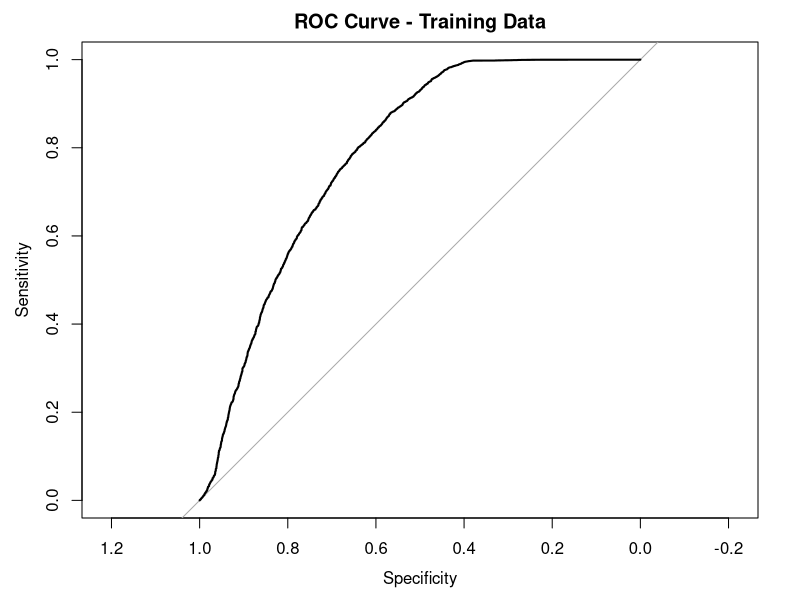

Write R code to recreate this figure.
## ---- chunk 1
knitr::opts_chunk$set(echo = TRUE)
## ---- chunk 2
library(tidyverse)
library(ggplot2)
library(car)
library(MASS)
library(caret)
library(dplyr)

inst_clean <- read_csv("./inst_clean.csv") %>% 
  dplyr::select(-TRUST)

set.seed(12345)  
training_pct <- 0.8
Z <- sample(nrow(inst_clean), floor(training_pct*nrow(inst_clean)))
inst.training <- inst_clean[Z, ]
inst.testing <- inst_clean[-Z, ]
c(nrow(inst_clean), nrow(inst.training), nrow(inst.testing))
## ---- chunk 3
commercial_bank_categories <- c("N", "NM", "SM", "NC")

inst.training$CommercialBank <- ifelse(inst.training$BKCLASS %in% commercial_bank_categories, 1, 0)
print(inst.training)
## ---- chunk 4
inst.testing$CommercialBank <- ifelse(inst.testing$BKCLASS %in% commercial_bank_categories, 1, 0)
print(inst.testing)
## ---- chunk 5
# predicting whether or not the bank is a commericial bank or not

logit_inst <- glm(CommercialBank ~ ASSET + DEP + DEPDOM + EQ + NETINC + ROA + ROAPTX + ROAPTXQ + ROAQ, data = inst.training, family = "binomial")
summary(logit_inst)
## ---- chunk 6

# Exclude non-numeric columns and response variable from training set
train_x <- inst.training[, sapply(inst.training, is.numeric) & names(inst.training) != "CommercialBank"]
train_y <- inst.training$CommercialBank

# Exclude non-numeric columns and response variable from testing set
test_x <- inst.testing[, sapply(inst.testing, is.numeric) & names(inst.testing) != "CommercialBank"]
test_y <- inst.testing$CommercialBank

# Standardize features
train_x_scaled <- scale(train_x)
test_x_scaled <- scale(test_x, center = attr(train_x_scaled, "scaled:center"), scale = attr(train_x_scaled, "scaled:scale"))

## ---- chunk 7
# Fit LASSO model using cv.glmnet
library(glmnet)

# Example data preparation (replace with your actual data)
x_train <- as.matrix(train_x_scaled)  # Assuming train_x_scaled is standardized numeric features
y_train <- as.factor(train_y)  # Convert train_y to factor for binomial family

# Fit LASSO model using cross-validation to select lambda
cv_model <- cv.glmnet(x_train, y_train, family = "binomial", alpha = 1, nfolds = 5)
best_lambda <- cv_model$lambda.min

# Fit final LASSO model using the selected lambda
lasso_model <- glmnet(x_train, y_train, family = "binomial", alpha = 1, lambda = best_lambda)

# Extract coefficients from LASSO model
lasso_coefficients <- coef(lasso_model, s = best_lambda)

# Convert coefficients to a regular matrix
lasso_coefficients_matrix <- as.matrix(lasso_coefficients)

# Extract names of non-zero coefficients (selected features)
selected_features <- rownames(lasso_coefficients_matrix)[lasso_coefficients_matrix != 0]
print(selected_features)

## ---- chunk 8
final_logit <- glm(CommercialBank ~ ASSET + DEPDOM + MUTUAL + NETINC + ROA, data = inst.training, family = "binomial")
summary(final_logit)
## ---- chunk 9
# Predicted probabilities on training data
train_pred_probs <- predict(final_logit, type = "response")

# Predicted classes (binary) based on a threshold (typically 0.5)
train_pred <- ifelse(train_pred_probs > 0.5, 1, 0)

# Compute training error rate
train_error_rate <- mean(train_pred != inst.training$CommercialBank)
cat("Training Error Rate:", train_error_rate, "\n")

# Compute residual deviance
residual_deviance <- deviance(final_logit)
cat("Residual Deviance:", residual_deviance, "\n")

# Confusion Matrix
train_conf_matrix <- table(Predicted = train_pred, Actual = inst.training$CommercialBank)
cat("Confusion Matrix:\n")
print(train_conf_matrix)

# ROC Curve and AUC
library(pROC)
roc_obj <- roc(inst.training$CommercialBank, train_pred_probs)
plot(roc_obj, main = "ROC Curve - Training Data")
auc <- auc(roc_obj)
cat("Training AUC:", auc, "\n")

